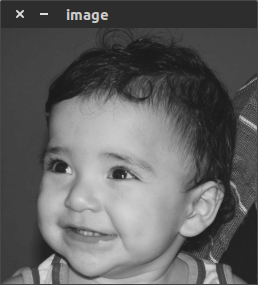
//> input picture aula4-trocando-quadrantes-em-diagonal/biel.png, 258 x 285 px
$ ./trocaregioes   (built with g++ and OpenCV 4)
//> lines starting //> are read from the running program, lines starting //| are printed output that depends on the picture
//Aluno: Gustavo Arildo Felix, Topicos 2 de informatica, atividade 2

#include <iostream>
#include <opencv2/opencv.hpp>


using namespace cv;
using namespace std;

int main(int argc, char** argv) {
  int alturaBiel;
  int larguraBiel;
  Mat image;

  image = imread("biel.png", CV_LOAD_IMAGE_GRAYSCALE);
//> image: 285 rows x 258 cols, CV_8UC1; min 26, max 220, mean 95.8
  if (!image.data)
    cout << "Erro ao abrir o arquivo biel.png" << endl;// informa erro ao abrir imagem
  namedWindow("janela", WINDOW_AUTOSIZE);

  Mat image2;
  image2 = image.clone();//necessario para auxiliar na montagem, a imagem dois é o alvo da montagem que não muda a original


  alturaBiel = image.size().height;//recebe altura da imagem
//> alturaBiel = 285
  larguraBiel = image.size().width;//recebe largura da imagem
//> larguraBiel = 258

  Mat quadrante1 = image(Rect(0, 0, (larguraBiel/2), (alturaBiel/2)));//copia um quadrante da imagem,em forma retangular na posiçao especificada, quadrante superior esquerdo no caso
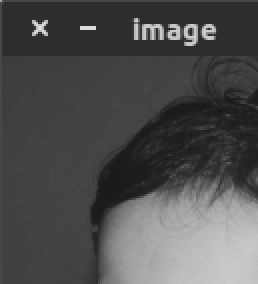
//> quadrante1: 142 rows x 129 cols, CV_8UC1 (shown 2 times larger); min 26, max 220, mean 78.3
  Mat quadrante2 = image(Rect((larguraBiel/2), 0, (larguraBiel/2), (alturaBiel/2)));
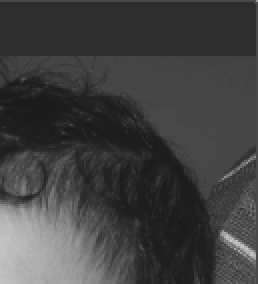
//> quadrante2: 142 rows x 129 cols, CV_8UC1 (shown 2 times larger); min 26, max 201, mean 64.1
  Mat quadrante3 = image(Rect(0,(alturaBiel/2),(larguraBiel/2),(alturaBiel/2)));
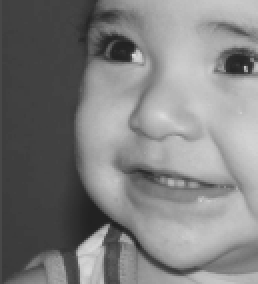
//> quadrante3: 142 rows x 129 cols, CV_8UC1 (shown 2 times larger); min 32, max 219, mean 126.4
  Mat quadrante4 = image(Rect((larguraBiel/2),(alturaBiel/2),(larguraBiel/2),(alturaBiel/2)));
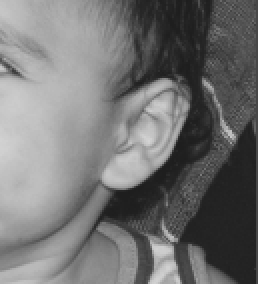
//> quadrante4: 142 rows x 129 cols, CV_8UC1 (shown 2 times larger); min 29, max 211, mean 114.7

  quadrante1.copyTo(image2(Rect((larguraBiel/2),(alturaBiel/2),(larguraBiel/2),(alturaBiel/2))));// baixo direita, imagem dois vai receber todos os quadrantes nela
	quadrante2.copyTo(image2(Rect(0,(alturaBiel/2),(larguraBiel/2),(alturaBiel/2))));//baixo esquerda
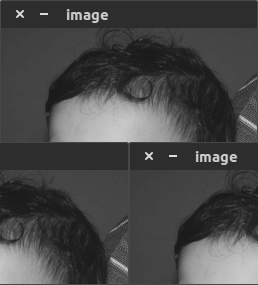
//> image2: 285 rows x 258 cols, CV_8UC1; min 26, max 220, mean 71.2
	quadrante3.copyTo(image2(Rect((larguraBiel/2), 0,(larguraBiel/2),(alturaBiel/2))));//cima direita
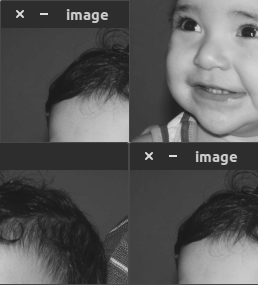
//> image2: 285 rows x 258 cols, CV_8UC1; min 26, max 220, mean 86.7
	quadrante4.copyTo(image2(Rect(0, 0, (larguraBiel/2), (alturaBiel/2))));//cima esquerda
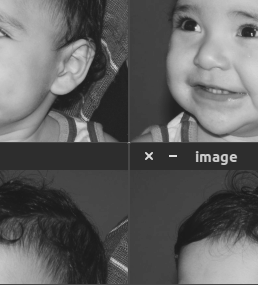
//> image2: 285 rows x 258 cols, CV_8UC1; min 26, max 220, mean 95.8


  //imshow("janela", quadrante1);//necessario para testar quadrantes, no desenvolvimento
  imshow("janela", image2);//exibe a imagem remontada
  waitKey();

  return 0;
}
